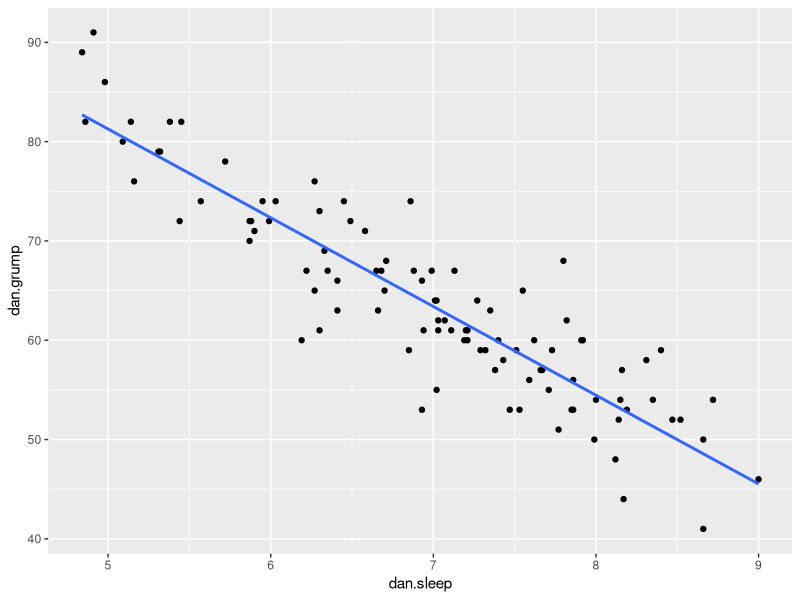
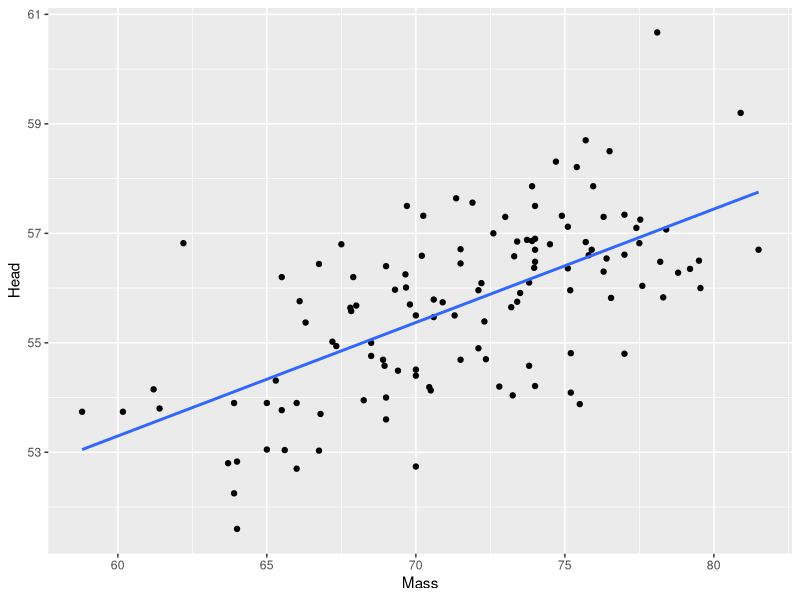

Here is the R script that generated these plots, in order:
#### Introduction to Linear Regression


## Ordinary Least Squares Regression.



library(tidyverse)


# Import Data

df <- read_csv("data/parenthood.csv")

head(df)

tail(df)

nrow(df)

# Scatterplot
ggplot(df, aes(x = dan.sleep, y = dan.grump)) + 
  geom_point() + 
  stat_smooth(method='lm', se=F) 


# We could do a correlation
cor.test(df$dan.sleep, df$dan.grump)



# The line of best fit is really the regression line:

# this line has the equation   y' = a + bx
# y' is the predicted value of y (sometimes y-hat)

# when x = 0;  a is the y-intercept (where line crosses x-axis at 0)

# positive b = positive slope
# negative b = negative slope

# y is the 'outcome' variable
# x is the 'predictor' variable

# you'll also sometimes see b0 for a, and b1 for b.....



# The actual equation is:

# y' = a + bx + e 

# e is the error, or:
# y - y'  (the difference of each data point from the predicted value =  a residual)


# The estimated regression coefficients,  a & b, 
#  are those that minimise the sum of the squared residuals 






## Running a Regression Model in R.


mod1 <- lm(dan.grump ~ dan.sleep, data=df)  # build regression model

mod1  

mod1$coefficients

# intercept = a = 125.96
# dan.sleep  = b = -8.94

# therefore:   y' = 125.96 + -9.84x


## Just a small technical detail.....
# these regression coefficients are 'estimates'
# we are trying to estimate the 'parameters' that are true for a population




### OK.  These are just estimates... Are they any good ?



summary(mod1)


# Finally, we have a confidence interval around 'b'
confint(object = mod1, level = .95)


# In brief:

# Residuals:  broad descriptive info of variability

# Coefficients:  
# dan.sleep = b = estimate and standard error of the estimate
# t-value and p-value for how meaningful that estimate is different from 0.

# Residual Standard Error = Standard Error of the Estimate = Sigma_est
# a standardized measure of how far each residual is on average from the regression line.

# d.f. = n - number of parameters being estimated, = 100 - 2 = 98


# Multiple R2  =  measure of how much overall variation in dan.grump is attributable to dan.sleep


# F-statistic =  A goodness of fit of overall model.




##### Try for yourself examples --------------------------


## read in the data BlueJays.csv

jays <- read_csv("data/BlueJays.csv")
head(jays)

# make the scatterplot
ggplot(jays, aes(x= Mass, y = Head)) + 
  geom_point() +
  stat_smooth(method='lm', se=F)


# perform a linear regression, examining if mass predicts head size.

mod <- lm(Head ~ Mass, data = jays)

# examine the output - what are 'a' and 'b' for the regression?
mod


# get the estimates and other linear model output summary:

summary(mod)

# what is the R2?
# what is the standard error of the estimate?
# what are the degrees of freedom?
# Is the model a good fit?

# is the slope significantly different from 0 ?

# get the confidence intervals for the slope b?

confint(mod)
